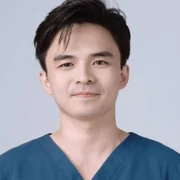
#> input picture site/v3/assets/img/av-3.webp, 180 x 180 px, given in place of size14.jpg, which was not available
$ python prep_assets.py
#> lines starting #> are read from the running program, lines starting #| are printed output that depends on the picture
#!/usr/bin/env python3
"""Prepare Da Vinci images for the Helora slots: crops to slot ratios at 2x, webp output, hero cut-out via rembg, gradient hero bg, logo variants."""
from PIL import Image, ImageOps, ImageDraw, ImageFilter
import os, sys, io
SRC='/Users/mysense/Desktop/Website Works/Da Vinci Clinic Revamp/00-current-site/images/uploads/'
OUT='assets/img/'
os.makedirs(OUT, exist_ok=True)
def load(p):
#> called with p = '2024/01/size14.jpg'
    im=Image.open(SRC+p); im=ImageOps.exif_transpose(im); return im.convert('RGBA') if im.mode in ('RGBA','LA','P') else im.convert('RGB')
#> in load, im is the input picture: PIL image 180x180 RGB; mean R, G, B 156, 155.4, 165
def fit(name, src, w, h, focus=(0.5,0.5), q=82, fmt='webp'):
    im=load(src).convert('RGB')
    W,H=im.size; r=w/h
#> after `W, H = im.size`: W = 180; H = 180
    if W/H > r: nw=int(H*r); x0=int((W-nw)*focus[0]); box=(x0,0,x0+nw,H)
#> after `nw = int(H * r)`: nw = 149
#> after `x0 = int((W - nw) * focus[0])`: x0 = 15
#> after `box = (x0, 0, x0 + nw, H)`: box = (15, 0, 164, 180)
    else: nh=int(W/r); y0=int((H-nh)*focus[1]); box=(0,y0,W,y0+nh)
    im=im.crop(box).resize((w,h), Image.LANCZOS)
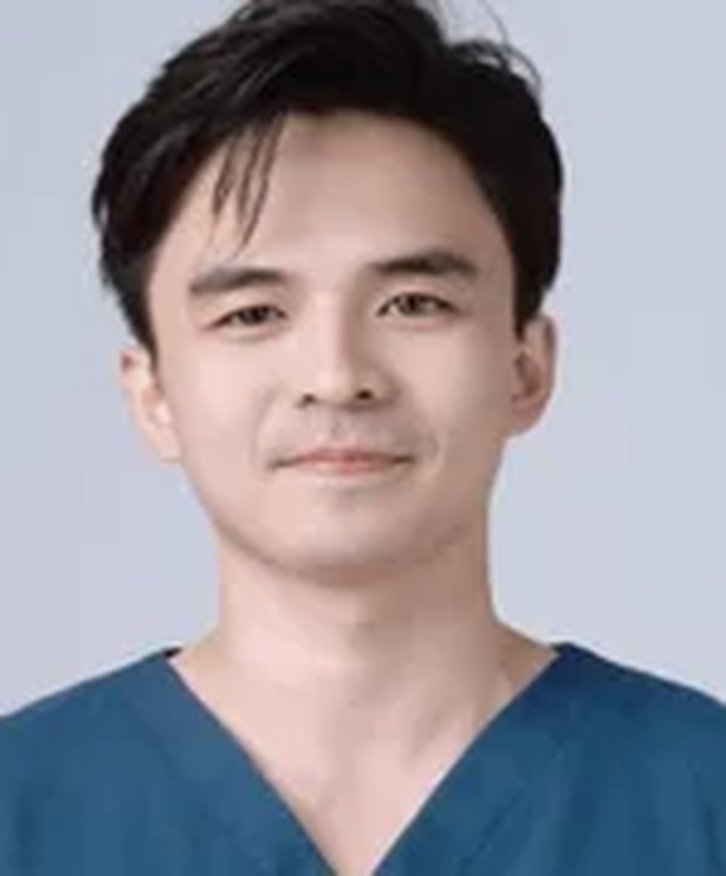
#> im: PIL image 726x876 RGB; mean R, G, B 152.8, 149.6, 157.5
    im.save(OUT+name+'.'+fmt, quality=q, method=6 if fmt=='webp' else 0)
    return im.size
jobs = [
 # services cards 363x438 (2x 726x876)
 ('svc-facelift','2024/01/size14.jpg',726,876,(0.5,0.3)), ('svc-pigment','2024/01/size26.jpg',726,876,(0.5,0.4)), ('svc-glow','2024/01/size44.jpg',726,876,(0.5,0.3)),
 ('svc-body','2024/01/size303.jpg',726,876,(0.5,0.5)), ('svc-hair','2024/01/size11.jpg',726,876,(0.5,0.4)), ('svc-fillers','2024/01/size57.jpg',726,876,(0.5,0.3)),
 ('svc-acne','2024/01/size40.jpg',726,876,(0.5,0.3)), ('svc-laser','2024/01/size24.jpg',726,876,(0.5,0.5)), ('svc-regen','2024/01/size54.jpg',726,876,(0.5,0.4)),
 ('svc-intimate','2024/01/size239.jpg',726,876,(0.5,0.4)), ('svc-eye','2026/07/UP-Eyebags-1.webp',726,876,(0.5,0.5)), ('svc-biostim','2024/01/size46.jpg',726,876,(0.5,0.3)),
 ('svc-skincare','2024/01/size21.jpg',726,876,(0.5,0.3)),
 # why-choose portrait 362x590
 ('why-doctor','2026/05/Dr.-Joycelyn.webp',724,1180,(0.5,0.2)),
 # benefits photo 414x517
 ('benefit-consult','2026/07/Lenisna-Journey-at-DV.webp',828,1034,(0.55,0.5)),
 # how it works 422x435
 ('step-1','2026/09/TRX-Reception-Area.webp',844,870,(0.5,0.5)), ('step-2','2026/09/TRX-Consultation-Room.webp',844,870,(0.5,0.5)),
 ('step-3','2026/09/TRX-Treatment-Room.webp',844,870,(0.5,0.5)), ('step-4','2026/09/TRX-Analysis-Room.webp',844,870,(0.5,0.5)),
 # approach slides 600x433
 ('sig-facelift','2024/01/p-93.jpg',1200,866,(0.5,0.5)), ('sig-pigment','2024/01/p-90.jpg',1200,866,(0.5,0.4)), ('sig-glow','2024/01/size46.jpg',1200,866,(0.5,0.35)),
 ('sig-body','2024/01/size303.jpg',1200,866,(0.5,0.5)), ('sig-hair','2024/01/size11.jpg',1200,866,(0.5,0.4)),
 # team 457x540 (2x 914x1080) from 805x1024 portraits (keep full)
 ('dr-tristan','2026/05/Dr.-Tristan-Tan.webp',914,1080,(0.5,0.0)), ('dr-wong','2026/05/Dr.-Wong.webp',914,1080,(0.5,0.0)), ('dr-joycelyn','2026/05/Dr.-Joycelyn.webp',914,1080,(0.5,0.0)),
 ('dr-yeeli','2026/05/Dr.-Yeeli-.webp',914,1080,(0.5,0.0)), ('dr-kenneth','2026/05/Dr.-Kenneth.webp',914,1080,(0.5,0.0)), ('dr-shuyan','2026/05/Dr.-Shuyan.webp',914,1080,(0.5,0.0)), ('dr-lee','2026/05/Dr.-Lee.webp',914,1080,(0.5,0.0)),
 # testimonials 528x458
 ('rev-1','2026/09/TRX-Reception-Area.webp',1056,916,(0.5,0.5)), ('rev-2','2024/01/p-56.jpg',1056,916,(0.5,0.5)), ('rev-3','2026/09/Skin-Analysis-Room.webp',1056,916,(0.5,0.5)), ('rev-4','2026/09/TRX-Doctors-Room.webp',1056,916,(0.5,0.5)),
 # CTA 557x372, about journey 549x596
 ('cta-team','2026/07/Da-Vinci-Skin-Aesthetic-Clinic-LCP-Certified-Doctors.webp',1114,744,(0.5,0.5)),
 ('about-journey','2024/01/p-75.jpg',1098,1192,(0.5,0.5)), ('about-mission','2026/09/TRX-Reception-Area.webp',1098,1192,(0.5,0.5)),
 ('about-row-1','2026/09/TRX-Treatment-Room.webp',1076,800,(0.5,0.5)), ('about-row-2','2026/09/DVBJ-Consultation-Room.webp',1076,800,(0.5,0.5)), ('about-row-3','2026/07/Lenisna-Journey-at-DV.webp',1076,800,(0.55,0.5)), ('about-row-4','2024/01/p-59.jpg',1076,800,(0.5,0.5)),
 # contact 456x501
 ('contact-photo','2026/09/TRX-Consultation-Room.webp',912,1002,(0.5,0.5)),
 # blog list featured 500x? and generic
 ('team-wide','2026/05/Da-Vinci-Clinic-Aesthetic-Doctors-in-KL.webp',1600,1010,(0.5,0.5)),
 # branch interiors square-ish
 ('int-reception','2026/09/TRX-Reception-Area.webp',1000,750,(0.5,0.5)), ('int-doctor','2026/09/TRX-Doctors-Room.webp',1000,750,(0.5,0.5)), ('int-treatment','2026/09/TRX-Treatment-Room.webp',1000,750,(0.5,0.5)), ('int-consult','2026/09/TRX-Consultation-Room.webp',1000,750,(0.5,0.5)), ('int-analysis','2026/09/TRX-Analysis-Room.webp',1000,750,(0.5,0.5)), ('int-bj-consult','2026/09/DVBJ-Consultation-Room.webp',1000,750,(0.5,0.5)), ('int-bj-analysis','2026/09/Skin-Analysis-Room.webp',1000,750,(0.5,0.5)), ('int-prestige','2024/01/p-56.jpg',1000,750,(0.5,0.5)), ('int-bj-room','2024/01/p-59.jpg',1000,750,(0.5,0.5)),
]
for name,src,w,h,focus in jobs:
    try: print(name, fit(name,src,w,h,focus))
    except Exception as e: print('FAIL',name,e)
#> pass 2 of the loop `for name,src,w,h,focus in jobs:`:
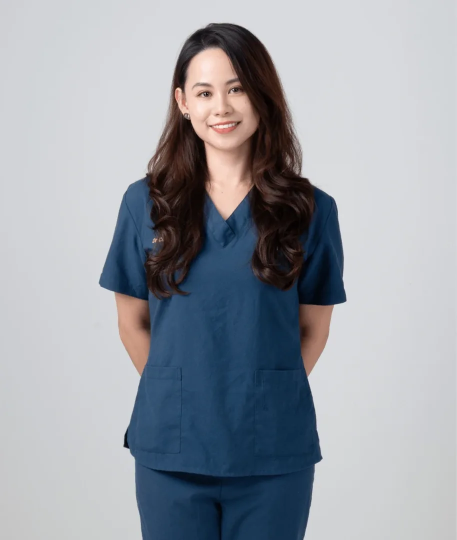
#> input picture site/v3/assets/img/dr-joycelyn.webp, 914 x 1080 px, given in place of size26.jpg, which was not available (shown at 1/2 size)
#> in load, im is the input picture: PIL image 914x1080 RGB; mean R, G, B 154.5, 158.9, 166.2
#> in fit (call 2), `im=im.crop(box).resize((w,h), Image.LANCZOS)`:
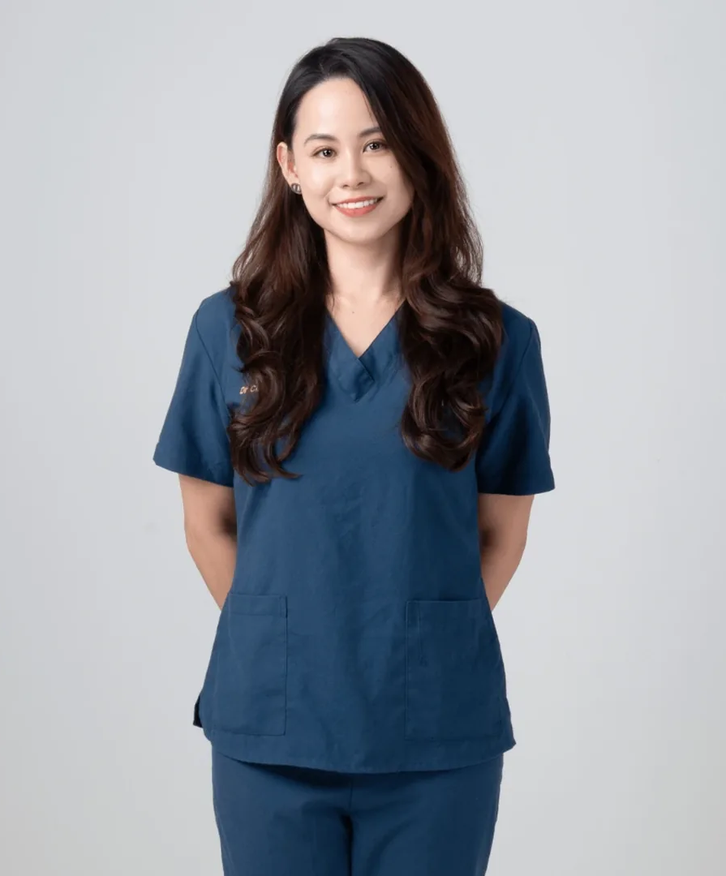
#> im: PIL image 726x876 RGB; mean R, G, B 153.4, 157.9, 165.3
# blog images 363x438 -> 726x876 from the fetched OG images
for name,src in [('blog-xerf','blog-src-XERF-vs-Ultherapy-Prime-at-Da-Vinci-Skin-Aesthetic-Clinic-Malaysia.webp'),('blog-acne','blog-src-early-acne-scar-treatment-prevention.jpg'),('blog-stem','blog-src-stem-cell-therapy-hair-vs-skin-mechanism.jpg')]:
#> (the run stopped early here; a loop or call above may not have finished)
